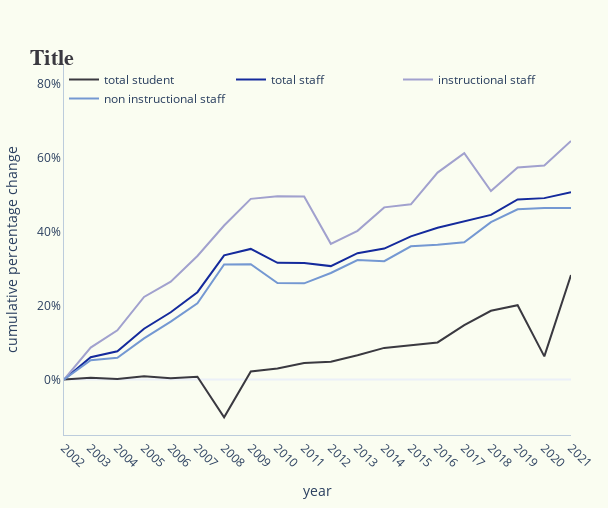

Notebook code cell kept with this figure:
### Code cell
pio.templates.default = "plotly_white"

fig_fte_percent_change = go.Figure()
fig_fte_percent_change.add_trace(go.Scatter(x=yale_pct_change["year"],y=yale_pct_change['student pct change cumulative'],name="total student",mode="lines",line=dict(width=2,color='#3a3940'),visible=True))
fig_fte_percent_change.add_trace(go.Scatter(x=yale_pct_change["year"],y=yale_pct_change['staff pct change cumulative'],name="total staff",mode="lines",line=dict(width=2,color='#142A9C'),visible=True))
fig_fte_percent_change.add_trace(go.Scatter(x=yale_pct_change["year"],y=yale_pct_change['instruction pct change cumulative'],name="instructional staff",mode="lines",line=dict(width=2,color='#A1A1CE'),visible=True))
fig_fte_percent_change.add_trace(go.Scatter(x=yale_pct_change["year"],y=yale_pct_change['non instruction pct change cumulative'],name="non instructional staff",mode="lines",line=dict(width=2,color='#7498D2'),visible=True))


fig_fte_percent_change.update_layout(
    plot_bgcolor="#FAFDF1",
    paper_bgcolor="#FAFDF1",
    hovermode="x",
    hoverdistance=100, # Distance to show hover label of data point
    spikedistance=1000, # Distance to show spike
    xaxis=dict(
        title='year',
        linecolor="#BCCCDC",
        showspikes=True,
        spikethickness=2,
        spikedash="dot",
        spikecolor="#999999",
        spikemode="across",
        showgrid=False,
        fixedrange = True
    ),
    yaxis = dict(
        title="cumulative percentage change",
        linecolor="#BCCCDC",
        showgrid=False,
        fixedrange = True,
        range=[-15,85]
    )
)

fig_fte_percent_change.update_layout(
    autosize=False,
    width=608,
    height=508,
    margin=dict(l=20, r=25, t=65, b=20))

fig_fte_percent_change.update_layout(legend = dict(
    orientation = "h",
    x=0,
    y=1,
    bgcolor="#FAFDF1")
)

fig_fte_percent_change.update_layout(
    title=dict(text="<b>Title</b>", font=dict(size=24), automargin=True, yref='paper')
)

fig_fte_percent_change.update_layout(
    title_font_family="Georgia",
    title_font_color="#3a3940",
    title_font_size = 22
)

fig_fte_percent_change.update_layout(yaxis_ticksuffix = "%")

fig_fte_percent_change = fig_fte_percent_change.update_xaxes(tickangle=45)
fig_fte_percent_change.update_layout(hoverlabel_namelength=-1)

fig_fte_percent_change.show()

### Figure 1 — Plotly figure (JSON) as saved in the notebook; plotly's stock layout.template omitted (floating-point values rounded to 4 significant figures)
{"data": [{"line": {"color": "#3a3940", "width": 2}, "mode": "lines", "name": "total student", "type": "scatter", "visible": true, "x": ["2002", "2003", "2004", "2005", "2006", "2007", "2008", "2009", "2010", "2011", "2012", "2013", "2014", "2015", "2016", "2017", "2018", "2019", "2020", "2021"], "y": [0, 0.48, 0.13, 0.88, 0.37, 0.75, -10.23, 2.18, 2.98, 4.46, 4.82, 6.54, 8.54, 9.24, 10.01, 14.69, 18.58, 20.08, 6.24, 28.22]}, {"line": {"color": "#142A9C", "width": 2}, "mode": "lines", "name": "total staff", "type": "scatter", "visible": true, "x": ["2002", "2003", "2004", "2005", "2006", "2007", "2008", "2009", "2010", "2011", "2012", "2013", "2014", "2015", "2016", "2017", "2018", "2019", "2020", "2021"], "y": [0, 6.01, 7.61, 13.73, 18.18, 23.6, 33.55, 35.29, 31.55, 31.48, 30.65, 34.14, 35.38, 38.69, 41.02, 42.73, 44.49, 48.66, 49.02, 50.59]}, {"line": {"color": "#A1A1CE", "width": 2}, "mode": "lines", "name": "instructional staff", "type": "scatter", "visible": true, "x": ["2002", "2003", "2004", "2005", "2006", "2007", "2008", "2009", "2010", "2011", "2012", "2013", "2014", "2015", "2016", "2017", "2018", "2019", "2020", "2021"], "y": [0, 8.63, 13.29, 22.31, 26.43, 33.38, 41.63, 48.82, 49.5, 49.43, 36.67, 40.18, 46.52, 47.36, 55.92, 61.19, 50.95, 57.3, 57.83, 64.48]}, {"line": {"color": "#7498D2", "width": 2}, "mode": "lines", "name": "non instructional staff", "type": "scatter", "visible": true, "x": ["2002", "2003", "2004", "2005", "2006", "2007", "2008", "2009", "2010", "2011", "2012", "2013", "2014", "2015", "2016", "2017", "2018", "2019", "2020", "2021"], "y": [0, 5.21, 5.87, 11.1, 15.66, 20.61, 31.08, 31.15, 26.06, 25.99, 28.79, 32.3, 31.99, 36.01, 36.43, 37.09, 42.51, 46.02, 46.32, 46.32]}], "layout": {"autosize": false, "height": 508, "hoverdistance": 100, "hoverlabel": {"namelength": -1}, "hovermode": "x", "legend": {"bgcolor": "#FAFDF1", "orientation": "h", "x": 0, "y": 1}, "margin": {"b": 20, "l": 20, "r": 25, "t": 65}, "paper_bgcolor": "#FAFDF1", "plot_bgcolor": "#FAFDF1", "spikedistance": 1000, "title": {"automargin": true, "font": {"color": "#3a3940", "family": "Georgia", "size": 22}, "text": "<b>Title</b>", "yref": "paper"}, "width": 608, "xaxis": {"fixedrange": true, "linecolor": "#BCCCDC", "showgrid": false, "showspikes": true, "spikecolor": "#999999", "spikedash": "dot", "spikemode": "across", "spikethickness": 2, "tickangle": 45, "title": {"text": "year"}}, "yaxis": {"fixedrange": true, "linecolor": "#BCCCDC", "range": [-15, 85], "showgrid": false, "ticksuffix": "%", "title": {"text": "cumulative percentage change"}}}}
